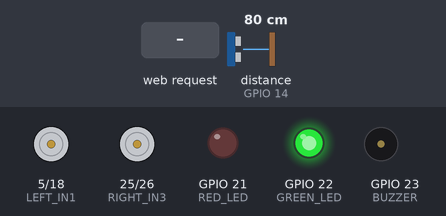
This sketch was run on a simulated ESP32. On the bench: motor-driver pin pairs drawn as motors (green arrow = first pin HIGH = forward, orange = second pin HIGH = backward, longer = more drive, scaled by the enable pin), output pins drawn as LEDs (lit = HIGH), buzzer (waves = sounding, pin HIGH). Wiring (inferred from the names in the program): ultrasonic range finder: trigger GPIO 12; echo GPIO 14. Inputs (shaded band) come from the test bench; at power-on: distance to the obstacle (sensor on GPIO 14) 80 cm. The echo pulse lasts 58.3 µs per cm; WiFi joins after 1.5 s; servers stay silent unless stated; pins used as bus, display or sensor lines are not drawn; what the sketch prints to the serial monitor is not drawn.

Above: at 3.9 s.
4.0 s: distance to the obstacle (sensor on GPIO 14) set to 6 cm
5.5 s: distance to the obstacle (sensor on GPIO 14) set to 3 cm
At 7.4 s:
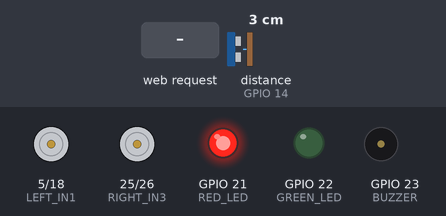
7.8 s: HTTP request GET /normal received
At 7.87 s:
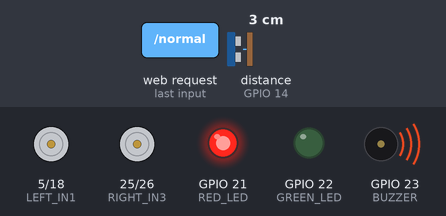
9.4 s: HTTP request GET /warn received
At 10.2 s:
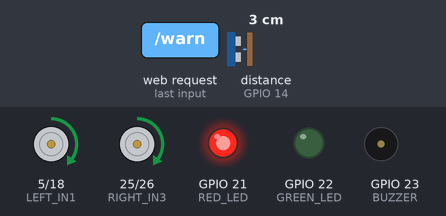
11.3 s: HTTP request GET /slow received
At 11.8 s:
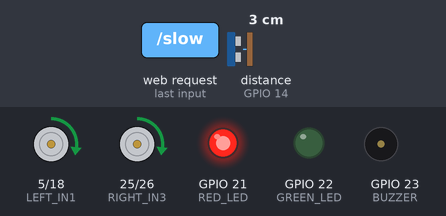
12.8 s: HTTP request GET /beep received
At 12.95 s:
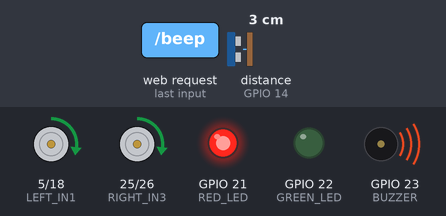
Timing chart, 0 to 19.3 s (numbered marks = the images above; inputs shaded):
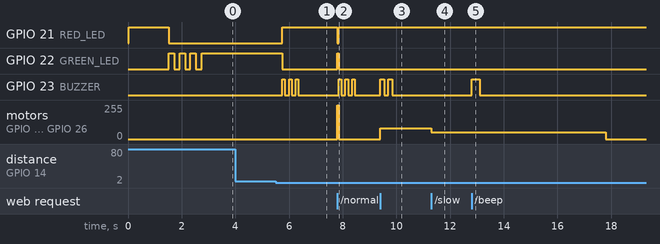

The sketch:

DISHA_ESP32.ino
```cpp
/*
 * ============================================================
 *  D.I.S.H.A. — Driver Insight & Safety Heuristics Assistant
 *  ESP32 Actuation Layer Firmware
 * ============================================================
 *  Board:  ESP32 Dev Module
 *  Upload: 921600 baud
 *  Serial: 115200 baud
 * ============================================================
 *
 *  ⚠️  BEFORE UPLOADING:
 *      1. Replace WIFI_SSID and WIFI_PASS below
 *      2. Verify GPIO wiring matches pin definitions
 *      3. Confirm ENA/ENB jumper caps are REMOVED from L298N
 *      4. Confirm battery polarity (RED = +, BLACK = −)
 *
 * ============================================================
 */

#include <WiFi.h>
#include <WebServer.h>

// ─────────────────────────────────────────────
//  🔧 CONFIGURATION — EDIT THESE TWO LINES
// ─────────────────────────────────────────────
const char* WIFI_SSID = "Sourish's Nothing 3";     // ← Replace with your WiFi name
const char* WIFI_PASS = "sourish10000";  // ← Replace with your WiFi password

// ─────────────────────────────────────────────
//  📌 GPIO PIN DEFINITIONS
// ─────────────────────────────────────────────

// Motor Control (ESP32 → L298N)
#define LEFT_IN1   5     // Left motors direction pin 1
#define LEFT_IN2   18    // Left motors direction pin 2
#define LEFT_ENA   19    // Left motors PWM speed

#define RIGHT_IN3  25    // Right motors direction pin 1
#define RIGHT_IN4  26    // Right motors direction pin 2
#define RIGHT_ENB  27    // Right motors PWM speed

// Indicators
#define RED_LED    21    // High-risk indicator
#define GREEN_LED  22    // Safe state indicator
#define BUZZER     23    // Audio alert

// Ultrasonic Sensor (HC-SR04)
#define TRIG_PIN   12    // Trigger
#define ECHO_PIN   14    // Echo

// ─────────────────────────────────────────────
//  ⚙️ PWM CONFIGURATION
// ─────────────────────────────────────────────
#define PWM_FREQ       5000   // 5 kHz (inaudible)
#define PWM_RESOLUTION 8      // 8-bit → 0-255 range


// ─────────────────────────────────────────────
//  🛡️ SAFETY PARAMETERS
// ─────────────────────────────────────────────
#define WATCHDOG_TIMEOUT_MS   5000   // Auto-stop if no command for 5s
#define OBSTACLE_THRESHOLD_CM 5      // Emergency stop distance (lowered — sensor picks up chassis/ground at 15)
#define ULTRASONIC_INTERVAL   500    // Check obstacle every 500ms (less CPU load)

// ─────────────────────────────────────────────
//  📊 SPEED DEFINITIONS
// ─────────────────────────────────────────────
#define SPEED_FULL  255   // /normal — 100%
#define SPEED_WARN  80    // /warn   — ~31%
#define SPEED_SLOW  50    // /slow   — ~20%
#define SPEED_STOP  0     // /stop   — 0%

// ─────────────────────────────────────────────
//  🌐 WEB SERVER
// ─────────────────────────────────────────────
WebServer server(80);

// ─────────────────────────────────────────────
//  🕐 TIMING VARIABLES
// ─────────────────────────────────────────────
unsigned long lastCommandTime = 0;
unsigned long lastUltrasonicCheck = 0;
bool obstacleOverride = false;     // True when ultrasonic detects obstacle
String currentCommand = "stop";    // Track current state for Serial logging

// ═══════════════════════════════════════════════
//  MOTOR CONTROL FUNCTIONS
// ═══════════════════════════════════════════════

void setMotors(int speed) {
  if (speed > 0) {
    // Forward direction
    digitalWrite(LEFT_IN1, HIGH);
    digitalWrite(LEFT_IN2, LOW);
    digitalWrite(RIGHT_IN3, HIGH);
    digitalWrite(RIGHT_IN4, LOW);
  } else {
    // Stop — set all direction pins LOW
    digitalWrite(LEFT_IN1, LOW);
    digitalWrite(LEFT_IN2, LOW);
    digitalWrite(RIGHT_IN3, LOW);
    digitalWrite(RIGHT_IN4, LOW);
  }
  // Apply PWM speed
  ledcWrite(LEFT_ENA, speed);
  ledcWrite(RIGHT_ENB, speed);
}

// ═══════════════════════════════════════════════
//  INDICATOR CONTROL
// ═══════════════════════════════════════════════

void setIndicators(bool redOn, bool greenOn) {
  digitalWrite(RED_LED, redOn ? HIGH : LOW);
  digitalWrite(GREEN_LED, greenOn ? HIGH : LOW);
}

void buzzerBeep(int count, int durationMs) {
  for (int i = 0; i < count; i++) {
    digitalWrite(BUZZER, HIGH);
    delay(durationMs);
    digitalWrite(BUZZER, LOW);
    if (i < count - 1) delay(150);  // Gap between beeps
  }
}

// ═══════════════════════════════════════════════
//  ULTRASONIC SENSOR
// ═══════════════════════════════════════════════

float getDistanceCm() {
  // Send 10µs trigger pulse
  digitalWrite(TRIG_PIN, LOW);
  delayMicroseconds(2);
  digitalWrite(TRIG_PIN, HIGH);
  delayMicroseconds(10);
  digitalWrite(TRIG_PIN, LOW);

  // Measure echo duration (timeout 30ms ≈ ~5m max)
  long duration = pulseIn(ECHO_PIN, HIGH, 30000);

  if (duration == 0) {
    return 999.0;  // No echo = no obstacle (sensor timeout)
  }

  // Speed of sound ≈ 343 m/s → distance = duration * 0.0343 / 2
  return (duration * 0.0343) / 2.0;
}

// ═══════════════════════════════════════════════
//  CORS HEADERS (required for browser access)
// ═══════════════════════════════════════════════

void sendCORSHeaders() {
  server.sendHeader("Access-Control-Allow-Origin", "*");
  server.sendHeader("Access-Control-Allow-Methods", "GET, OPTIONS");
  server.sendHeader("Access-Control-Allow-Headers", "*");
}

void handleOptions() {
  sendCORSHeaders();
  server.send(204);
}

// ═══════════════════════════════════════════════
//  HTTP COMMAND HANDLERS
// ═══════════════════════════════════════════════

void handleNormal() {
  sendCORSHeaders();
  lastCommandTime = millis();
  obstacleOverride = false;

  setMotors(SPEED_FULL);
  setIndicators(false, true);  // Green ON, Red OFF

  currentCommand = "NORMAL";
  Serial.println("► COMMAND: NORMAL — Full speed, green LED");
  server.send(200, "application/json", "{\"status\":\"normal\",\"speed\":255}");
}

void handleWarn() {
  sendCORSHeaders();
  lastCommandTime = millis();

  setMotors(SPEED_WARN);
  setIndicators(true, false);  // Red ON, Green OFF
  buzzerBeep(2, 150);          // 2 short beeps

  currentCommand = "WARN";
  Serial.println("► COMMAND: WARN — Reduced speed, 2 beeps");
  server.send(200, "application/json", "{\"status\":\"warn\",\"speed\":80}");
}

void handleSlow() {
  sendCORSHeaders();
  lastCommandTime = millis();

  setMotors(SPEED_SLOW);
  setIndicators(true, false);  // Red ON

  currentCommand = "SLOW";
  Serial.println("► COMMAND: SLOW — Crawl speed, red LED");
  server.send(200, "application/json", "{\"status\":\"slow\",\"speed\":50}");
}

void handleStop() {
  sendCORSHeaders();
  lastCommandTime = millis();

  setMotors(SPEED_STOP);
  setIndicators(true, false);  // Red ON
  buzzerBeep(1, 500);          // 1 long beep

  currentCommand = "STOP";
  Serial.println("► COMMAND: STOP — Motors off, buzzer alert");
  server.send(200, "application/json", "{\"status\":\"stop\",\"speed\":0}");
}

void handleBeep() {
  sendCORSHeaders();
  lastCommandTime = millis();

  buzzerBeep(1, 300);  // Single short beep (phone detected)

  currentCommand = "BEEP";
  Serial.println("► COMMAND: BEEP — Phone detection alert");
  server.send(200, "application/json", "{\"status\":\"beep\"}");
}

void handlePing() {
  sendCORSHeaders();
  lastCommandTime = millis();

  Serial.println("► PING received (heartbeat)");
  server.send(200, "application/json", "{\"status\":\"ok\",\"uptime\":" + String(millis() / 1000) + "}");
}

void handleRoot() {
  sendCORSHeaders();
  String html = "<html><head><title>D.I.S.H.A. ESP32</title></head><body>";
  html += "<h1>D.I.S.H.A. Actuation Layer</h1>";
  html += "<p>Status: Online</p>";
  html += "<p>Current: " + currentCommand + "</p>";
  html += "<p>Uptime: " + String(millis() / 1000) + "s</p>";
  html += "<p>Endpoints: /normal /warn /slow /stop /beep /ping</p>";
  html += "</body></html>";
  server.send(200, "text/html", html);
}

void handleNotFound() {
  sendCORSHeaders();
  server.send(404, "application/json", "{\"error\":\"Unknown command\"}");
}

// ═══════════════════════════════════════════════
//  SETUP
// ═══════════════════════════════════════════════

void setup() {
  Serial.begin(115200);
  Serial.println();
  Serial.println("════════════════════════════════════════");
  Serial.println("  D.I.S.H.A. — ESP32 Actuation Layer");
  Serial.println("════════════════════════════════════════");

  // ── Configure GPIO Pins ──
  pinMode(LEFT_IN1, OUTPUT);
  pinMode(LEFT_IN2, OUTPUT);
  pinMode(RIGHT_IN3, OUTPUT);
  pinMode(RIGHT_IN4, OUTPUT);
  pinMode(RED_LED, OUTPUT);
  pinMode(GREEN_LED, OUTPUT);
  pinMode(BUZZER, OUTPUT);
  pinMode(TRIG_PIN, OUTPUT);
  pinMode(ECHO_PIN, INPUT);

  // ── Configure PWM Channels ──
  ledcAttach(LEFT_ENA, PWM_FREQ, PWM_RESOLUTION);

  ledcAttach(RIGHT_ENB, PWM_FREQ, PWM_RESOLUTION);

  // ── Start in STOP state ──
  setMotors(SPEED_STOP);
  setIndicators(true, false);  // Red ON at boot (not yet connected)

  // ── Connect to WiFi (with persistence + auto-reconnect) ──
  Serial.print("Connecting to WiFi: ");
  Serial.println(WIFI_SSID);

  WiFi.mode(WIFI_STA);
  WiFi.setAutoReconnect(true);   // Auto-reconnect if WiFi drops
  WiFi.persistent(true);         // Remember credentials across reboots
  WiFi.begin(WIFI_SSID, WIFI_PASS);

  int attempts = 0;
  while (WiFi.status() != WL_CONNECTED) {
    delay(500);
    Serial.print(".");
    attempts++;
    if (attempts > 60) {  // 30 second timeout (longer for hotspot)
      Serial.println("\n✗ WiFi connection FAILED. Check SSID/password.");
      Serial.println("  Restarting in 3 seconds...");
      delay(3000);
      ESP.restart();
    }
  }

  Serial.println();
  Serial.println("✓ WiFi connected!");
  Serial.print("✓ IP Address: ");
  Serial.println(WiFi.localIP());
  Serial.println();

  // ── Flash green LED to indicate WiFi success ──
  for (int i = 0; i < 3; i++) {
    setIndicators(false, true);
    delay(200);
    setIndicators(false, false);
    delay(200);
  }

  // ── Register HTTP Endpoints ──
  server.on("/",       HTTP_GET,     handleRoot);
  server.on("/normal", HTTP_GET,     handleNormal);
  server.on("/warn",   HTTP_GET,     handleWarn);
  server.on("/slow",   HTTP_GET,     handleSlow);
  server.on("/stop",   HTTP_GET,     handleStop);
  server.on("/beep",   HTTP_GET,     handleBeep);
  server.on("/ping",   HTTP_GET,     handlePing);

  // CORS preflight for all endpoints
  server.on("/normal", HTTP_OPTIONS, handleOptions);
  server.on("/warn",   HTTP_OPTIONS, handleOptions);
  server.on("/slow",   HTTP_OPTIONS, handleOptions);
  server.on("/stop",   HTTP_OPTIONS, handleOptions);
  server.on("/beep",   HTTP_OPTIONS, handleOptions);
  server.on("/ping",   HTTP_OPTIONS, handleOptions);

  server.onNotFound(handleNotFound);
  server.begin();

  Serial.println("════════════════════════════════════════");
  Serial.println("  ✓ HTTP server started on port 80");
  Serial.println("  ✓ Waiting for commands...");
  Serial.println("════════════════════════════════════════");
  Serial.println();

  // Set initial watchdog time
  lastCommandTime = millis();

  // Ready state — green LED solid
  setIndicators(false, true);
}

// ═══════════════════════════════════════════════
//  MAIN LOOP
// ═══════════════════════════════════════════════

void loop() {
  // Handle incoming HTTP requests
  server.handleClient();

  unsigned long now = millis();

  // ── Ultrasonic Obstacle Check ──
  if (now - lastUltrasonicCheck >= ULTRASONIC_INTERVAL) {
    lastUltrasonicCheck = now;

    float distance = getDistanceCm();

    if (distance > 0 && distance < OBSTACLE_THRESHOLD_CM) {
      if (!obstacleOverride) {
        obstacleOverride = true;
        setMotors(SPEED_STOP);
        setIndicators(true, false);
        buzzerBeep(3, 100);  // 3 rapid beeps
        Serial.print("⚠ OBSTACLE DETECTED at ");
        Serial.print(distance, 1);
        Serial.println(" cm — Emergency stop!");
      }
    } else {
      // Clear obstacle override only if a new command has been received
      if (obstacleOverride && distance >= OBSTACLE_THRESHOLD_CM + 5) {
        obstacleOverride = false;
        Serial.println("✓ Obstacle cleared — resuming command control");
      }
    }
  }

  // ── Watchdog Timer ──
  if (now - lastCommandTime > WATCHDOG_TIMEOUT_MS) {
    if (currentCommand != "WATCHDOG") {
      setMotors(SPEED_STOP);
      setIndicators(true, false);
      currentCommand = "WATCHDOG";
      Serial.println("⚠ WATCHDOG: No command for 5s — auto-stop activated");
    }
  }

  // ── WiFi Reconnection (non-blocking, retries before restart) ──
  static unsigned long lastWifiCheck = 0;
  static int wifiRetries = 0;

  if (now - lastWifiCheck >= 2000) {  // Check every 2 seconds
    lastWifiCheck = now;

    if (WiFi.status() != WL_CONNECTED) {
      wifiRetries++;
      Serial.print("⚠ WiFi disconnected — retry ");
      Serial.print(wifiRetries);
      Serial.println("/10...");

      setMotors(SPEED_STOP);
      setIndicators(true, false);

      if (wifiRetries == 1) {
        // First attempt: simple reconnect
        WiFi.reconnect();
      } else if (wifiRetries == 5) {
        // After 5 failures: full disconnect and reconnect
        Serial.println("  Trying full WiFi reset...");
        WiFi.disconnect();
        delay(1000);
        WiFi.begin(WIFI_SSID, WIFI_PASS);
      } else if (wifiRetries >= 10) {
        // After 10 failures: reboot ESP32
        Serial.println("✗ WiFi recovery failed. Restarting...");
        buzzerBeep(5, 100);
        delay(1000);
        ESP.restart();
      }
    } else {
      if (wifiRetries > 0) {
        Serial.println("✓ WiFi reconnected: " + WiFi.localIP().toString());
        setIndicators(false, true);
        wifiRetries = 0;
      }
    }
  }
}
```

Measured:
- the behaviour switches between 5 and 4 cm on distance to the obstacle (sensor on GPIO 14) (found by bisection; images 0 and 1)
- after the input at 4.0 s, every drawn part: stays the same
- after the input at 5.5 s, GPIO 21 (RED_LED): LOW → HIGH after 0.25 s instead of 2.2 s; GPIO 22 (GREEN_LED): HIGH → LOW after 0.25 s instead of 2.2 s; GPIO 23 (BUZZER): alternates HIGH for 0.10 s and LOW for 0.15 s, 6 changes in all, then stays LOW, starting after 0.25 s
- after the input at 7.8 s, GPIO 21 (RED_LED): HIGH → LOW at once, → HIGH 0.05 s later; GPIO 22 (GREEN_LED): LOW → HIGH at once, → LOW 0.05 s later
- after the input at 9.4 s, GPIO 23 (BUZZER): alternates HIGH for 0.15 s and LOW for 0.15 s, 4 changes in all, then stays LOW, starting at once; motor on GPIO 5 (LEFT_IN1) / GPIO 18 (LEFT_IN2), motor on GPIO 25 (RIGHT_IN3) / GPIO 26 (RIGHT_IN4): stopped → forward 80/255 at once
- after the input at 11.3 s, motor on GPIO 5 (LEFT_IN1) / GPIO 18 (LEFT_IN2), motor on GPIO 25 (RIGHT_IN3) / GPIO 26 (RIGHT_IN4): forward 80/255 → forward 50/255 at once
- after the input at 12.8 s, GPIO 23 (BUZZER): LOW → HIGH at once, → LOW 0.30 s later; motor on GPIO 5 (LEFT_IN1) / GPIO 18 (LEFT_IN2), motor on GPIO 25 (RIGHT_IN3) / GPIO 26 (RIGHT_IN4): forward 50/255 → stopped after 5.0 s instead of 3.5 s
